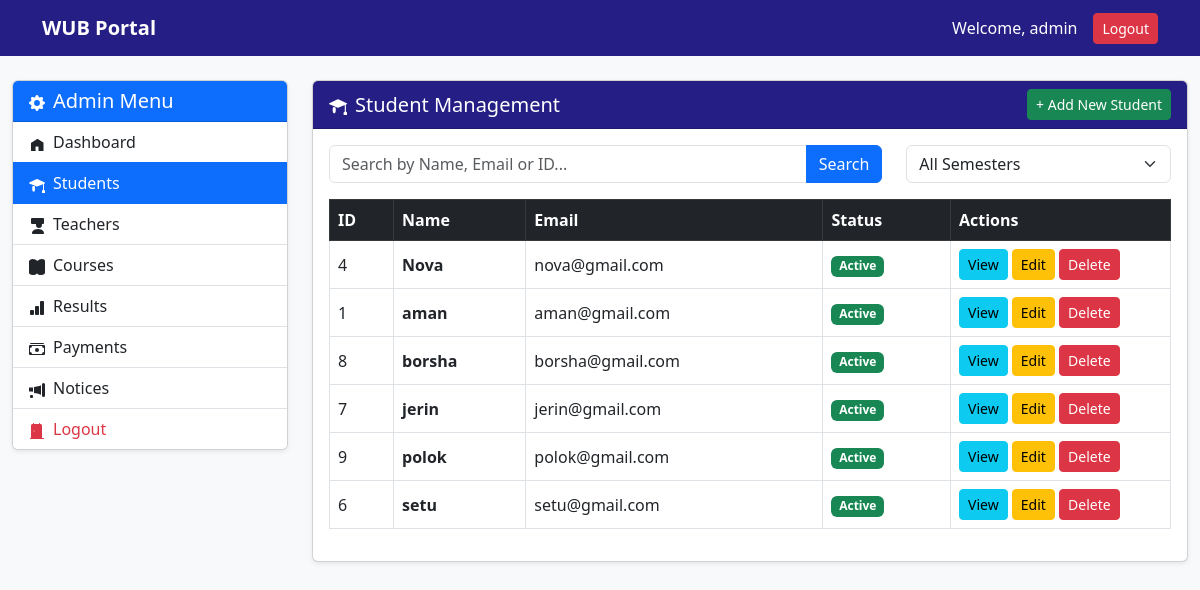
/dashboard/admin/students/ (signed in), run on the app's committed database.
### accounts/models.py (models this page shows)
class CustomUser(AbstractUser):
    role = models.CharField(max_length=20, default='student')
    profile_picture = models.ImageField(
        upload_to='profile_pics/',
        null=True,
        blank=True
    )
    phone = models.CharField(max_length=20, null=True, blank=True)
    address = models.TextField(null=True, blank=True)

### accounts/views.py (the view, shortened to what this page needs)
# urls.py: path('dashboard/admin/students/', account_views.admin_students, name='admin_students'),
@login_required(login_url='/login/')
def admin_students(request):
    if request.user.role != 'admin':
        return redirect('home')
    search_query = request.GET.get('search', '').strip()
    selected_semester = request.GET.get('semester', '')
    students = User.objects.filter(role='student')
    students = students.order_by('username')
    payment_semesters = list(Payment.objects.values_list('semester', flat=True).distinct())
    result_semesters = list(Result.objects.values_list('semester', flat=True).distinct())
    semesters = sorted(list(set(payment_semesters + result_semesters)))
    if not semesters:
        semesters = list(range(1, 13))
    return render(request, 'admin/students.html', {
        'students': students,
        'semesters': semesters,
        'selected_semester': int(selected_semester) if selected_semester.isdigit() else '',
        'search_query': search_query,
    })

### templates/admin/students.html (shortened to what this page needs)
{% extends 'admin/admin_base.html' %}
{% block admin_content %}
<div class="card shadow-sm">
    <div class="card-header d-flex justify-content-between align-items-center">
        <h5 class="mb-0">
            Student Management
        </h5>
        <a href="{% url 'admin_student_add' %}" class="btn btn-success btn-sm">
            + Add New Student
        </a>
    </div>
    <div class="card-body">
        <form method="get" class="row mb-3">
            <div class="col-md-8 mb-2 mb-md-0">
                <div class="input-group">
                    <input type="text"
                           name="search"
                           id="searchInput"
                           value="{{ search_query }}"
                           class="form-control"
                           placeholder="Search by Name, Email or ID...">
                    <button type="submit" class="btn btn-primary">Search</button>
                </div>
            </div>
            <div class="col-md-4">
                <select name="semester"
                        class="form-select"
                        onchange="this.form.submit()">
                    <option value="">All Semesters</option>
                </select>
            </div>
        </form>
        <div class="table-responsive">
            <table class="table table-bordered table-hover align-middle"
                   id="studentsTable">
                <thead class="table-dark">
                    <tr>
                        <th>ID</th>
                        <th>Name</th>
                        <th>Email</th>
                        <th>Status</th>
                        <th width="220">Actions</th>
                    </tr>
                </thead>
                <tbody>
                    {% for student in students %}
                    <tr>
                        <td>{{ student.id }}</td>
                        <td>
                            <strong>{{ student.username }}</strong>
                        </td>
                        <td>{{ student.email }}</td>
                        <td>
                            {% if student.is_active %}
                                <span class="badge bg-success">Active</span>
                            {% else %}
                                <span class="badge bg-danger">Inactive</span>
                            {% endif %}
                        </td>
                        <td>
                            <a href="{% url 'admin_student_details' student.id %}"
                               class="btn btn-info btn-sm">
                                View
                            </a>
                            <a href="{% url 'admin_student_edit' student.id %}"
                               class="btn btn-warning btn-sm">
                                Edit
                            </a>
                           <a href="{% url 'admin_student_delete' student.id %}"
   class="btn btn-danger btn-sm"
   onclick="return confirm('Are you sure you want to delete this student?');">
    Delete
</a>
                        </td>
                    </tr>
                    {% empty %}
                    <tr>
                        <td colspan="5" class="text-center text-muted py-4">
                            No students found.
                        </td>
                    </tr>
                    {% endfor %}
                </tbody>
            </table>
        </div>
    </div>
</div>
{% endblock %}

### templates/base.html (shortened to what this page needs)
{% load static %}
<!DOCTYPE html>
<html lang="en">
<head>
    <link href="https://cdn.jsdelivr.net/npm/bootstrap@5.3.0/dist/css/bootstrap.min.css" rel="stylesheet">
</head>
<body>
    <nav class="navbar navbar-expand-lg navbar-dark">
        <div class="container">
            <a class="navbar-brand fw-bold" href="{% url 'student_dashboard' %}">WUB Portal</a>
            <div class="ms-auto d-flex align-items-center">
                <span class="text-white me-3">
                    Welcome, {{ request.user.get_full_name|default:request.user.username }}
                </span>
                <form method="post" action="{% url 'logout' %}" style="display: inline;">
                    <button type="submit" class="btn btn-danger btn-sm">Logout</button>
                </form>
            </div>
        </div>
    </nav>
    {% block content %}
    {% endblock %}
</body>
</html>

### templates/base.html (style rules this page uses)
body { background-color: #f8f9fa; }
.navbar { background: #251e85; }
.navbar-brand, .nav-link { color: white !important; }
.card-header { background: #251e85; color: white; }

### data on the page
CustomUser: user.get_full_name "admin"
CustomUser: id "4", username "Nova", email "nova@gmail.com", is_active "Active"
CustomUser: id "1", username "aman", email "aman@gmail.com", is_active "Active"
CustomUser: id "8", username "borsha", email "borsha@gmail.com", is_active "Active"
CustomUser: id "7", username "jerin", email "jerin@gmail.com", is_active "Active"
CustomUser: id "9", username "polok", email "polok@gmail.com", is_active "Active"
CustomUser: id "6", username "setu", email "setu@gmail.com", is_active "Active"
